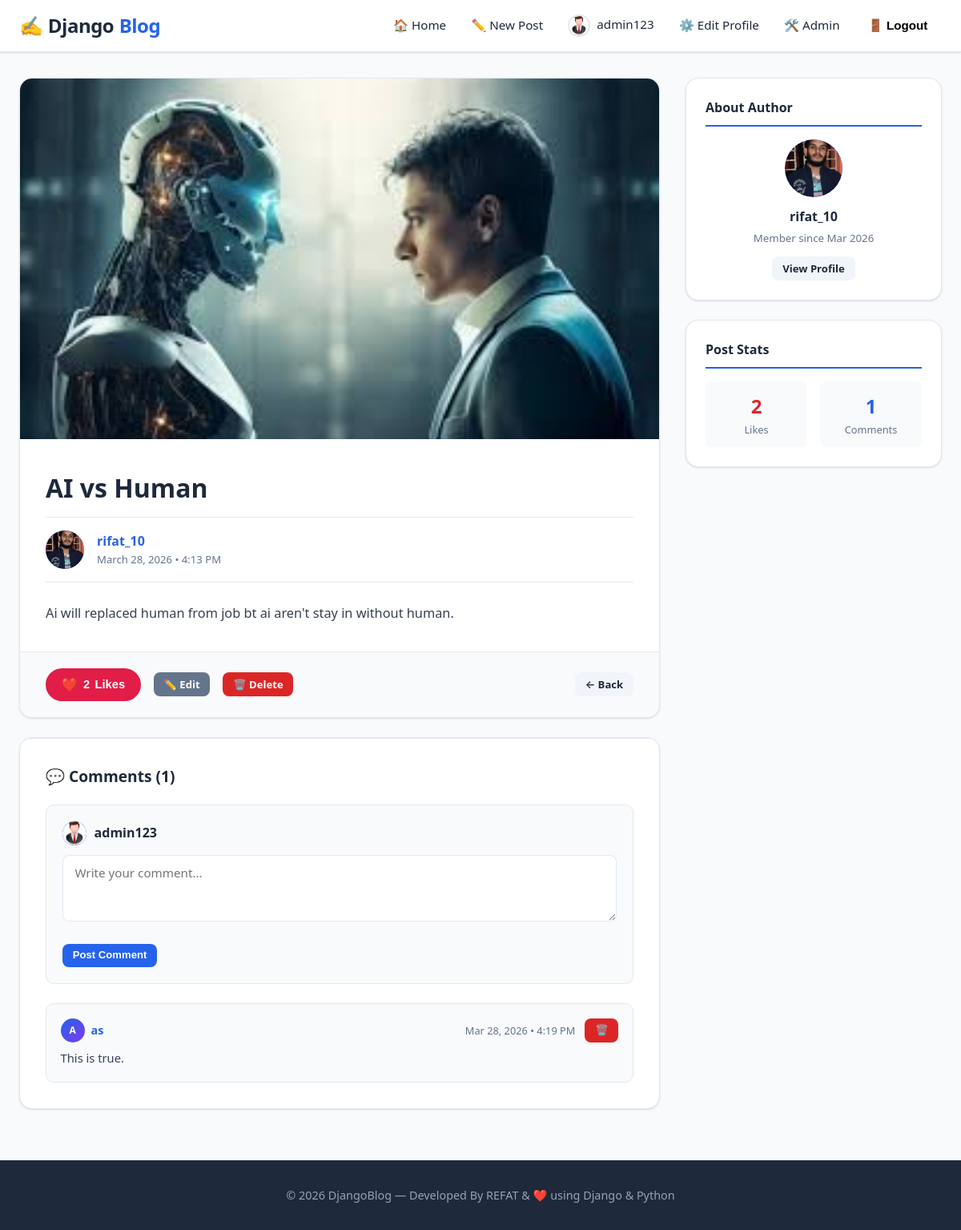
The app's page /post/1/ (signed in) with its own data.
### blog/models.py (models this page shows, shortened)
class UserProfile(models.Model):
    user = models.OneToOneField(User, on_delete=models.CASCADE, related_name='profile')
    bio = models.TextField(blank=True, null=True, max_length=500)
    profile_pic = models.ImageField(upload_to='profile_pics/', blank=True, null=True)
    location = models.CharField(max_length=100, blank=True, null=True)
    website = models.URLField(blank=True, null=True)

class Post(models.Model):
    title = models.CharField(max_length=200)
    content = models.TextField()
    author = models.ForeignKey(User, on_delete=models.CASCADE, related_name='posts')
    created_date = models.DateTimeField(default=timezone.now)
    updated_date = models.DateTimeField(auto_now=True)
    image = models.ImageField(upload_to='post_images/', blank=True, null=True)
    class Meta:
        ordering = ['-created_date']
    def total_likes(self):
        return self.likes.count()
    def total_comments(self):
        return self.comments.count()

class Comment(models.Model):
    post = models.ForeignKey(Post, on_delete=models.CASCADE, related_name='comments')
    author = models.ForeignKey(User, on_delete=models.CASCADE, related_name='comments')
    content = models.TextField()
    created_date = models.DateTimeField(default=timezone.now)
    class Meta:
        ordering = ['created_date']

### blog/views.py (the view, shortened to what this page needs)
# urls.py: path('post/<int:pk>/', views.post_detail, name='post_detail'),
def post_detail(request, pk):
    post = get_object_or_404(Post, pk=pk)
    comments = post.comments.all().select_related('author', 'author__profile')
    comment_form = CommentForm()
    user_liked = False
    if request.user.is_authenticated:
        user_liked = Like.objects.filter(post=post, user=request.user).exists()
    return render(request, 'blog/post_detail.html', {
        'post': post, 'comments': comments,
        'comment_form': comment_form, 'user_liked': user_liked,
    })

### blog/forms.py
class CommentForm(forms.ModelForm):
    content = forms.CharField(widget=forms.Textarea(attrs={
        'class': 'form-control', 'placeholder': 'Write your comment...', 'rows': 3
    }))
    class Meta:
        model = Comment
        fields = ['content']

### blog/templates/blog/post_detail.html (shortened to what this page needs)
{% extends 'blog/base.html' %}
{% block content %}
<div class="post-detail-wrap">
  <div>
    <article class="post-detail-main">
      {% if post.image %}
        <img src="{{ post.image.url }}" alt="{{ post.title }}" class="post-detail-image" />
      {% endif %}
      <div class="post-detail-content">
        <h1 class="post-detail-title">{{ post.title }}</h1>
        <div class="post-meta-bar">
          <div class="author-avatar author-avatar-lg">
            {% if post.author.profile.profile_pic %}
              <img src="{{ post.author.profile.profile_pic.url }}" class="avatar-img" alt="pic" />
            {% else %}
              {{ post.author.username|first|upper }}
            {% endif %}
          </div>
          <div>
            <div style="font-weight:700;">
              <a href="{% url 'profile' post.author.username %}">{{ post.author.username }}</a>
            </div>
            <div style="font-size:0.82rem;color:var(--text-muted);">{{ post.created_date|date:"F d, Y • g:i A" }}</div>
          </div>
        </div>
        <div class="post-body">{{ post.content }}</div>
      </div>
      <div class="post-actions-bar">
        {% if user.is_authenticated %}
          <button class="like-btn {% if user_liked %}liked{% endif %}" id="likeBtn" data-post-id="{{ post.pk }}">
            <span class="heart">{% if user_liked %}❤️{% else %}🤍{% endif %}</span>
            <span id="likeCount">{{ post.total_likes }}</span> Likes
          </button>
        {% else %}
          <a href="{% url 'login' %}?next={{ request.path }}" class="like-btn">🤍 {{ post.total_likes }} Likes</a>
        {% endif %}
        {% if user.is_authenticated %}
          {% if user == post.author or user.is_staff %}
            <a href="{% url 'post_edit' post.pk %}" class="btn btn-secondary btn-sm">✏️ Edit</a>
            <a href="{% url 'post_delete' post.pk %}" class="btn btn-danger btn-sm">🗑️ Delete</a>
          {% endif %}
        {% endif %}
        <a href="{% url 'home' %}" class="btn btn-light btn-sm" style="margin-left:auto;">← Back</a>
      </div>
    </article>
    <div class="post-detail-main" style="margin-top:1.5rem;">
      <div class="comments-section">
        <h3 style="font-size:1.2rem;font-weight:700;margin-bottom:1.25rem;">💬 Comments ({{ post.total_comments }})</h3>
        {% if user.is_authenticated %}
          <div class="comment-form-wrap">
            <div style="display:flex;align-items:center;gap:0.6rem;margin-bottom:0.75rem;">
              <div class="author-avatar">
                {% if user.profile.profile_pic %}
                  <img src="{{ user.profile.profile_pic.url }}" class="avatar-img" alt="pic" />
                {% else %}
                  {{ user.username|first|upper }}
                {% endif %}
              </div>
              <strong>{{ user.username }}</strong>
            </div>
            <form method="post">
              <div class="form-group">
                {{ comment_form.content }}
              </div>
              <button type="submit" class="btn btn-primary btn-sm">Post Comment</button>
            </form>
          </div>
        {% else %}
          <div style="background:var(--light-bg);padding:1rem;border-radius:var(--radius);margin-bottom:1.25rem;text-align:center;border:1px solid var(--border);">
            <a href="{% url 'login' %}?next={{ request.path }}">Login</a> to leave a comment.
          </div>
        {% endif %}
        {% if comments %}
          <div class="comment-list">
            {% for comment in comments %}
              <div class="comment-item">
                <div class="comment-header">
                  <div class="comment-author">
                    <div class="author-avatar">
                      {% if comment.author.profile.profile_pic %}
                        <img src="{{ comment.author.profile.profile_pic.url }}" class="avatar-img" alt="pic" />
                      {% else %}
                        {{ comment.author.username|first|upper }}
                      {% endif %}
                    </div>
                    <a href="{% url 'profile' comment.author.username %}">{{ comment.author.username }}</a>
                  </div>
                  <div style="display:flex;align-items:center;gap:0.75rem;">
                    <span class="comment-date">{{ comment.created_date|date:"M d, Y • g:i A" }}</span>
                    {% if user.is_authenticated %}
                      {% if user == comment.author or user.is_staff %}
                        <form method="post" action="{% url 'comment_delete' comment.pk %}" style="display:inline;">
                          <button type="submit" class="btn btn-danger btn-sm" onclick="return confirm('Delete this comment?')">🗑️</button>
                        </form>
                      {% endif %}
                    {% endif %}
                  </div>
                </div>
                <p class="comment-content">{{ comment.content }}</p>
              </div>
            {% endfor %}
          </div>
        {% else %}
          <div class="empty-state" style="padding:2rem;"><p>No comments yet. Be the first!</p></div>
        {% endif %}
      </div>
    </div>
  </div>
  <aside>
    <div class="sidebar-card">
      <div class="sidebar-card-title">About Author</div>
      <div style="text-align:center;">
        <div class="author-avatar author-avatar-lg" style="width:72px;height:72px;font-size:1.5rem;margin:0 auto 0.75rem;">
          {% if post.author.profile.profile_pic %}
            <img src="{{ post.author.profile.profile_pic.url }}" class="avatar-img" alt="pic" />
          {% else %}
            {{ post.author.username|first|upper }}
          {% endif %}
        </div>
        <h4 style="font-weight:700;">{{ post.author.username }}</h4>
        {% if post.author.profile.bio %}
          <p style="font-size:0.83rem;color:var(--text-muted);margin:0.4rem 0 0.75rem;">{{ post.author.profile.bio|truncatechars:80 }}</p>
        {% else %}
          <p style="font-size:0.83rem;color:var(--text-muted);margin:0.25rem 0 0.75rem;">Member since {{ post.author.date_joined|date:"M Y" }}</p>
        {% endif %}
        <a href="{% url 'profile' post.author.username %}" class="btn btn-light btn-sm">View Profile</a>
      </div>
    </div>
    <div class="sidebar-card">
      <div class="sidebar-card-title">Post Stats</div>
      <div style="display:grid;grid-template-columns:1fr 1fr;gap:1rem;text-align:center;">
        <div style="background:var(--light-bg);padding:0.75rem;border-radius:8px;">
          <div style="font-size:1.5rem;font-weight:800;color:var(--danger);">{{ post.total_likes }}</div>
          <div style="font-size:0.8rem;color:var(--text-muted);">Likes</div>
        </div>
        <div style="background:var(--light-bg);padding:0.75rem;border-radius:8px;">
          <div style="font-size:1.5rem;font-weight:800;color:var(--primary);">{{ post.total_comments }}</div>
          <div style="font-size:0.8rem;color:var(--text-muted);">Comments</div>
        </div>
      </div>
    </div>
  </aside>
</div>
{% endblock %}

### blog/templates/blog/base.html (shortened to what this page needs)
{% load static %}
<!DOCTYPE html>
<html lang="en">
<head>
  <link rel="stylesheet" href="{% static 'css/style.css' %}" />
</head>
<body>
  <nav class="navbar">
    <div class="navbar-inner">
      <a class="navbar-brand" href="{% url 'home' %}">✍️ <span>Django</span>Blog</a>
      <ul class="navbar-nav" id="navMenu">
        <li><a class="nav-link" href="{% url 'home' %}">🏠 Home</a></li>
        {% if user.is_authenticated %}
          <li><a class="nav-link" href="{% url 'post_create' %}">✏️ New Post</a></li>
          <li>
            <a class="nav-link" href="{% url 'profile' user.username %}">
              {% if user.profile.profile_pic %}
                <img src="{{ user.profile.profile_pic.url }}" class="nav-profile-pic" alt="pic" />
              {% endif %}
              {{ user.username }}
            </a>
          </li>
          <li><a class="nav-link" href="{% url 'profile_edit' %}">⚙️ Edit Profile</a></li>
          {% if user.is_staff %}
            <li><a class="nav-link" href="/admin/" target="_blank">🛠️ Admin</a></li>
          {% endif %}
          <li>
            <form method="post" action="{% url 'logout' %}" style="display:inline;">
              <button type="submit" class="nav-link btn-nav-primary" style="background:none;border:none;cursor:pointer;">🚪 Logout</button>
            </form>
          </li>
        {% else %}
          <li><a class="nav-link" href="{% url 'login' %}">Login</a></li>
          <li><a class="nav-link btn-nav-primary" href="{% url 'register' %}">Register</a></li>
        {% endif %}
      </ul>
    </div>
  </nav>
  <main class="main-content">
    {% block content %}{% endblock %}
  </main>
  <footer>
    <p>© 2026 DjangoBlog — Developed By REFAT & ❤️ using Django & Python</p>
  </footer>
</body>
</html>

### records on screen
Post: image (picture), title "AI vs Human", author.profile.profile_pic (picture), author.username "rifat_10", created_date "March 28, 2026 • 4:13 PM", content "Ai will replaced human from job bt ai aren't stay in without human.", total_likes "2", total_comments "1", author.date_joined "Mar 2026"
Comment: author.username|first "A", author.username "as", created_date "Mar 28, 2026 • 4:19 PM", content "This is true."

### other values on screen
{{ user.username }} "admin123"
